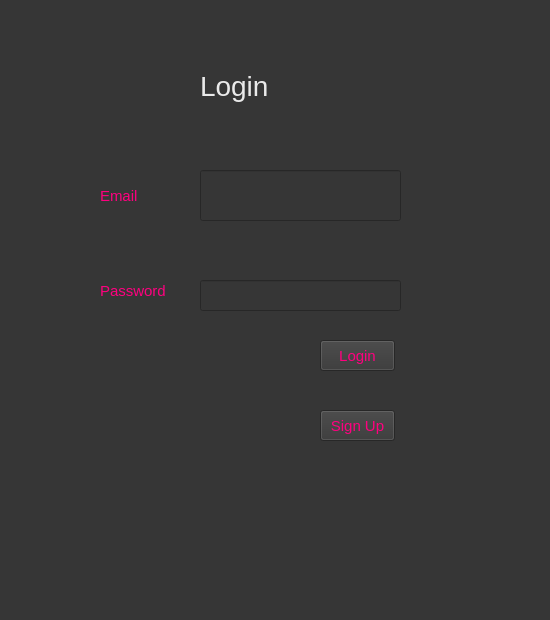
<?xml version="1.0" encoding="UTF-8"?>
<ui version="4.0">
 <class>MainWindow</class>
 <widget class="QMainWindow" name="MainWindow">
  <property name="geometry">
   <rect>
    <x>0</x>
    <y>0</y>
    <width>550</width>
    <height>620</height>
   </rect>
  </property>
  <property name="windowTitle">
   <string>Login</string>
  </property>
  <property name="styleSheet">
   <string notr="true">background-color: rgb(54, 54, 54);
</string>
  </property>
  <widget class="QWidget" name="centralwidget">
   <widget class="QLabel" name="label">
    <property name="geometry">
     <rect>
      <x>200</x>
      <y>40</y>
      <width>121</width>
      <height>91</height>
     </rect>
    </property>
    <property name="styleSheet">
     <string notr="true">color: rgb(234, 234, 234); font-size: 28px;</string>
    </property>
    <property name="text">
     <string>Login</string>
    </property>
   </widget>
   <widget class="QLabel" name="label_2">
    <property name="geometry">
     <rect>
      <x>100</x>
      <y>180</y>
      <width>51</width>
      <height>31</height>
     </rect>
    </property>
    <property name="styleSheet">
     <string notr="true">color:rgb(255, 0, 127);font-size:15px;</string>
    </property>
    <property name="text">
     <string>Email</string>
    </property>
   </widget>
   <widget class="QLineEdit" name="EmailText">
    <property name="geometry">
     <rect>
      <x>200</x>
      <y>170</y>
      <width>201</width>
      <height>51</height>
     </rect>
    </property>
    <property name="styleSheet">
     <string notr="true">color: rgb(240, 240, 240);font-size:14px;</string>
    </property>
   </widget>
   <widget class="QLabel" name="label_3">
    <property name="geometry">
     <rect>
      <x>100</x>
      <y>280</y>
      <width>71</width>
      <height>21</height>
     </rect>
    </property>
    <property name="styleSheet">
     <string notr="true">color: rgb(255, 0, 127);  font-size:15px;</string>
    </property>
    <property name="text">
     <string>Password</string>
    </property>
   </widget>
   <widget class="QLineEdit" name="PasswordText">
    <property name="geometry">
     <rect>
      <x>200</x>
      <y>280</y>
      <width>201</width>
      <height>31</height>
     </rect>
    </property>
    <property name="styleSheet">
     <string notr="true">color: rgb(247, 247, 247);font-size:15px</string>
    </property>
   </widget>
   <widget class="QPushButton" name="SignUpButton">
    <property name="geometry">
     <rect>
      <x>320</x>
      <y>410</y>
      <width>75</width>
      <height>31</height>
     </rect>
    </property>
    <property name="styleSheet">
     <string notr="true">color: rgb(255, 0, 127);font-size:15px;</string>
    </property>
    <property name="text">
     <string>Sign Up</string>
    </property>
   </widget>
   <widget class="QPushButton" name="LoginButton">
    <property name="geometry">
     <rect>
      <x>320</x>
      <y>340</y>
      <width>75</width>
      <height>31</height>
     </rect>
    </property>
    <property name="styleSheet">
     <string notr="true">color: rgb(255, 0, 127);font-size:15px;</string>
    </property>
    <property name="text">
     <string>Login</string>
    </property>
   </widget>
   <widget class="QLabel" name="EmailError">
    <property name="geometry">
     <rect>
      <x>430</x>
      <y>190</y>
      <width>111</width>
      <height>16</height>
     </rect>
    </property>
    <property name="styleSheet">
     <string notr="true">color: rgb(255, 0, 0);font-size:15px</string>
    </property>
    <property name="text">
     <string/>
    </property>
   </widget>
   <widget class="QLabel" name="PasswordError">
    <property name="geometry">
     <rect>
      <x>430</x>
      <y>290</y>
      <width>101</width>
      <height>16</height>
     </rect>
    </property>
    <property name="styleSheet">
     <string notr="true">color: rgb(255, 0, 0);font-size:15px;</string>
    </property>
    <property name="text">
     <string/>
    </property>
   </widget>
  </widget>
  <widget class="QMenuBar" name="menubar">
   <property name="geometry">
    <rect>
     <x>0</x>
     <y>0</y>
     <width>550</width>
     <height>21</height>
    </rect>
   </property>
  </widget>
  <widget class="QStatusBar" name="statusbar"/>
 </widget>
 <resources/>
 <connections/>
</ui>
